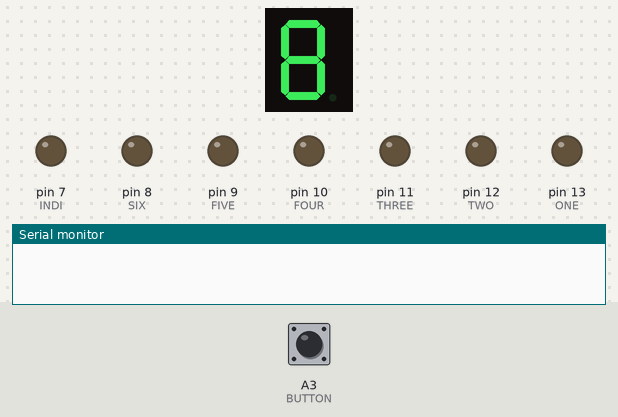
Recording of a sketch running on a simulated Arduino Uno, built with avr-gcc and run on an emulated ATmega328P. Parts: 1-digit seven-segment display, output pins drawn as LEDs (lit = HIGH), the last lines printed to the serial monitor. Wiring (inferred from the names in the program): 1-digit 7-segment display, segments lit when LOW: segments pin 6, pin 5, pin 4, pin 3, pin 2, A5, A4. Dashed ring = blinking. The test bench sets the inputs (shaded band); at power-on: A3 (BUTTON) LOW. Random numbers use the default seed unless the sketch sets one; the segment pins are drawn as the display they are named for; pins used as bus, display or sensor lines are not drawn.

Above: at 1.2 s.
1.3 s: A3 (BUTTON) pulled HIGH for 0.15 s
At 2.6 s:
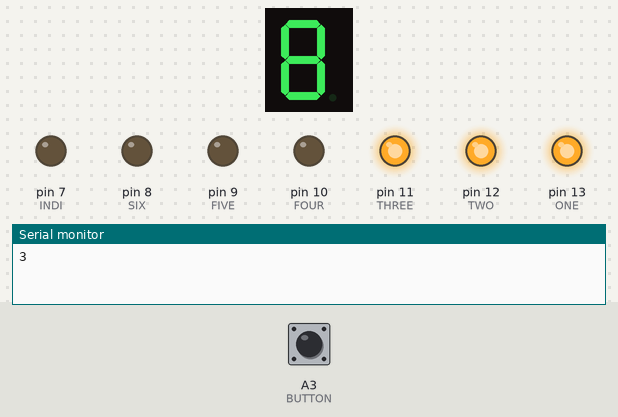
4.4 s: A3 (BUTTON) pulled HIGH for 1 s
At 5.0 s:
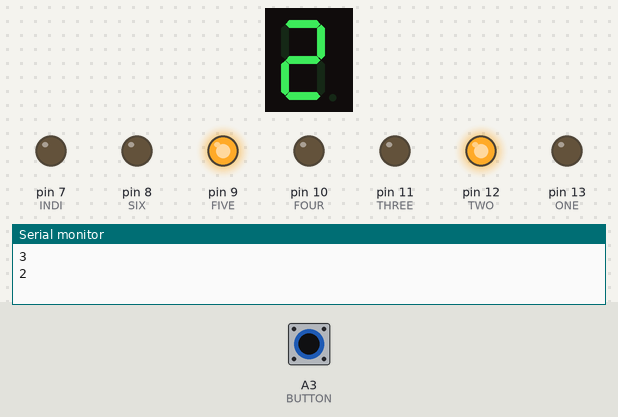
8.2 s: A3 (BUTTON) pulled HIGH for 3.2 s
At 12.0 s:
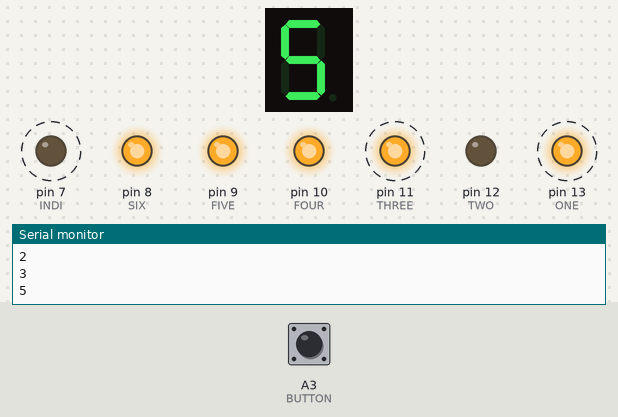
14.3 s: A3 (BUTTON) pulled HIGH for 0.15 s
At 14.9 s:
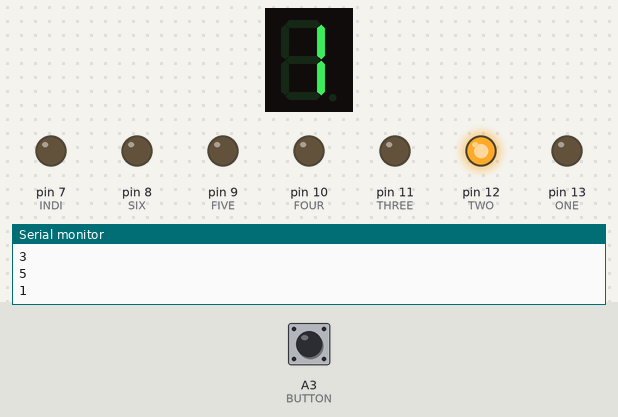
Timing chart, 0 to 18.1 s (numbered marks = the images above; inputs shaded):
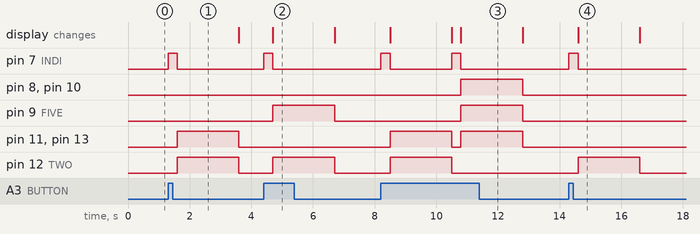

Measured:
- after the input at 1.3 s, pin 7 (INDI): LOW → HIGH at once, → LOW 0.30 s later; pin 11 (THREE), pin 12 (TWO), pin 13 (ONE): LOW → HIGH after 0.30 s, → LOW 2.0 s later
- after the input at 4.4 s, pin 7 (INDI): LOW → HIGH at once, → LOW 0.30 s later; pin 9 (FIVE), pin 12 (TWO): LOW → HIGH after 0.30 s, → LOW 2.0 s later; the display: changes after 0.30 s (image 2)
- after the input at 8.2 s, pin 7 (INDI): alternates HIGH for 0.30 s and LOW for 2.0 s, 4 changes in all, then stays LOW, starting at once; pin 8 (SIX): LOW → HIGH after 2.6 s, → LOW 2.0 s later
- after the input at 14.3 s, pin 7 (INDI): LOW → HIGH at once, → LOW 0.30 s later; pin 12 (TWO): LOW → HIGH after 0.30 s, → LOW 2.0 s later; the display: changes after 0.30 s (image 4)
- what the display in image 4 shows lasts 2.0 s, from 14.6 s to 16.6 s

The sketch:

led_dice_with_7_segment_display.ino
```cpp
const int ONE = 13;
const int TWO = 12;
const int THREE = 11;
const int FOUR = 10;
const int FIVE = 9;
const int SIX = 8;
const int INDI = 7;
const int a = 6;
const int b = 5;
const int c = 4;
const int d = 3;
const int e = 2;
const int f = A5;
const int g = A4;
const int BUTTON = A3;

int val = 0;
long randNumber;

void setup()
{
  pinMode(ONE, OUTPUT);
  pinMode(TWO, OUTPUT);
  pinMode(THREE, OUTPUT);
  pinMode(FOUR, OUTPUT);
  pinMode(FIVE, OUTPUT);
  pinMode(SIX, OUTPUT);
  pinMode(INDI, OUTPUT);
  pinMode(a, OUTPUT);
  pinMode(b, OUTPUT);
  pinMode(c, OUTPUT);
  pinMode(d, OUTPUT);
  pinMode(e, OUTPUT);
  pinMode(f, OUTPUT);
  pinMode(g, OUTPUT);
  pinMode(BUTTON, INPUT);
  Serial.begin(9600);
  randomSeed(analogRead(0));
}

void displaySegment(int digit)
{
  if(digit == 1)
  {
    digitalWrite(b, LOW);
    digitalWrite(c, LOW);
  }
  if(digit == 2)
  {
    digitalWrite(a, LOW);
    digitalWrite(b, LOW);
    digitalWrite(d, LOW);
    digitalWrite(e, LOW);
    digitalWrite(g, LOW);
  }
  if(digit == 3)
  {
    digitalWrite(a, LOW);
    digitalWrite(b, LOW);
    digitalWrite(c, LOW);
    digitalWrite(d, LOW);
    digitalWrite(g, LOW);
  }
  if(digit == 4)
  {
    digitalWrite(b, LOW);
    digitalWrite(c, LOW);
    digitalWrite(f, LOW);
    digitalWrite(g, LOW);
  }
  if(digit == 5)
  {
    digitalWrite(a, LOW);
    digitalWrite(c, LOW);
    digitalWrite(d, LOW);
    digitalWrite(f, LOW);
    digitalWrite(g, LOW);
  }
  if(digit == 6)
  {
    digitalWrite(a, LOW);
    digitalWrite(c, LOW);
    digitalWrite(d, LOW);
    digitalWrite(e, LOW);
    digitalWrite(f, LOW);
    digitalWrite(g, LOW);
  }
}

void displayLED(int digit)
{
  if(digit == 1)
  {
    digitalWrite(TWO, HIGH);
  }
  if(digit == 2)
  {
    digitalWrite(TWO, HIGH);
    digitalWrite(FIVE, HIGH);
  }
  if(digit == 3)
  {
    digitalWrite(ONE, HIGH);
    digitalWrite(TWO, HIGH);
    digitalWrite(THREE, HIGH);
  }
  if(digit == 4)
  {
    digitalWrite(ONE, HIGH);
    digitalWrite(THREE, HIGH);
    digitalWrite(FOUR, HIGH);
    digitalWrite(SIX, HIGH);
  }
  if(digit == 5)
  {
    digitalWrite(ONE, HIGH);
    digitalWrite(THREE, HIGH);
    digitalWrite(FOUR, HIGH);
    digitalWrite(FIVE, HIGH);
    digitalWrite(SIX, HIGH);
  }
  if(digit == 6)
  {
    digitalWrite(ONE, HIGH);
    digitalWrite(TWO, HIGH);
    digitalWrite(THREE, HIGH);
    digitalWrite(FOUR, HIGH);
    digitalWrite(FIVE, HIGH);
    digitalWrite(SIX, HIGH);
  }
}

void turnOff()
{
  digitalWrite(a, HIGH);
  digitalWrite(b, HIGH);
  digitalWrite(c, HIGH);
  digitalWrite(d, HIGH);
  digitalWrite(e, HIGH);
  digitalWrite(f, HIGH);
  digitalWrite(g, HIGH);
  digitalWrite(ONE, LOW);
  digitalWrite(TWO, LOW);
  digitalWrite(THREE, LOW);
  digitalWrite(FOUR, LOW);
  digitalWrite(FIVE, LOW);
  digitalWrite(SIX, LOW);
}

void loop()
{
  val = digitalRead(BUTTON);
  if((val == HIGH))
  {
    digitalWrite(INDI, HIGH);
    delay(100);
    randNumber = random(1,7);
    delay(100);
    Serial.println(randNumber);
    delay(100);
    digitalWrite(INDI, LOW);
    displaySegment(randNumber);
    displayLED(randNumber);
    delay(2000);
    turnOff();
  }

}
```
